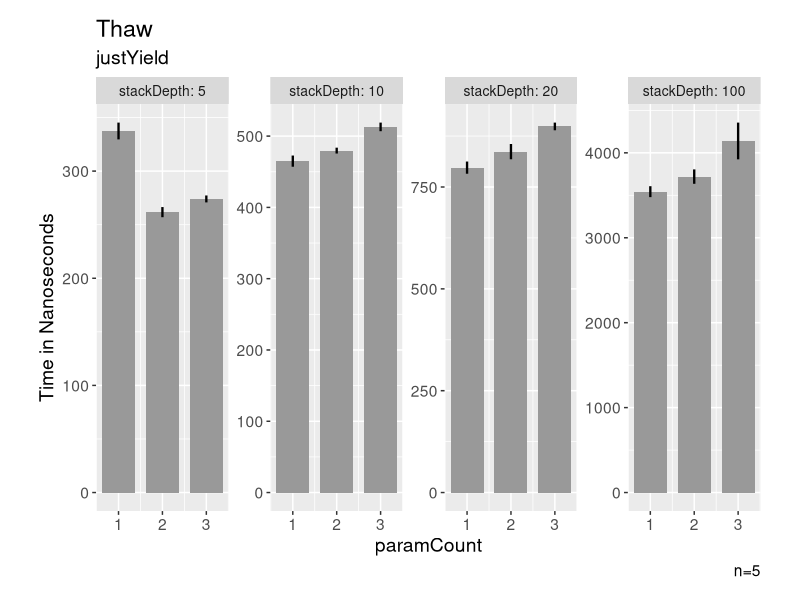
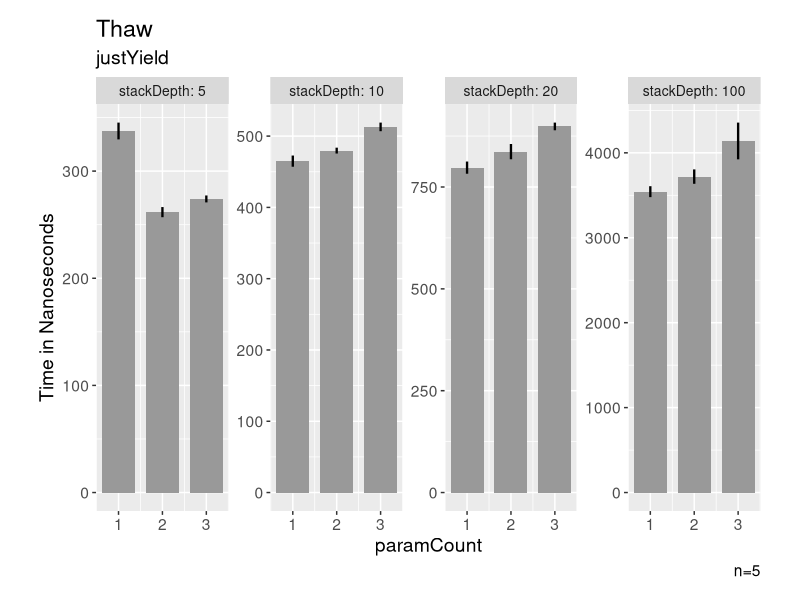

R code for these plots, in order:
library(ggplot2)
library(plyr)

setwd(dirname(rstudioapi::getActiveDocumentContext()$path))

cbp1 <- c("#999999", "#E69F00", "#56B4E9", "#009E73",
          "#F0E442", "#0072B2", "#D55E00", "#CC79A7")

data <- read.csv("./JMH/CSV/jmh-result.csv")

data <- subset(data,data$Benchmark == "org.openjdk.benchmarks.cont.Thaw.justContinue")
data <- rename(data,c("Param..stackDepth"="stackDepth"))



g <- ggplot(data, aes(y=Score,x=Param..paramCount,fill=Benchmark)) + 
  geom_bar(stat="identity",width=0.75) +
  geom_errorbar(aes(ymin=Score-Score.Error..99.9.., ymax=Score+Score.Error..99.9..), width=0,size=0.8) 


g <- g + facet_wrap(vars(stackDepth), labeller = "label_both", scales = "free",ncol=4)

g <- g +
  theme(legend.position = "none")+
  labs(
    title = "Thaw",
    subtitle= "justYield",
    x = "paramCount",
    y = "Time in Nanoseconds",
    caption = "n=5")+
  scale_fill_manual(values = cbp1) +
  theme(
    text = element_text(size = 14),
    plot.margin = margin(t = 0.5, r = 1, b = 0.5, l = 1, unit = "cm"),
    strip.text.x = element_text(size = 10)
  )

print(g)

ggsave(plot=g,"./JMH/Plots/Thaw.png",width=8.17,height=3.5)
